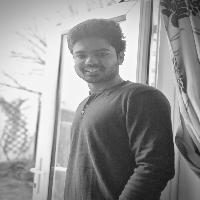
#> input picture test/1.png, 200 x 200 px, given in place of 1.jpg, which was not available
$ jupyter execute 'Build Model.ipynb'
#> lines starting #> are read from the running program, lines starting #| are printed output that depends on the picture; pictures that were not available may be replaced by others from this repository, and a replacement may not be noted
[cell 1]
from PIL import Image

from resizeimage import resizeimage
import cv2

[cell 2]
img1=Image.open("1.jpg")
#> img1 is the input picture: PIL image 200x200 LA; mean R, G, B, A 149.4, 149.4, 149.4, 255

[cell 3]
size = 100 , 100

[cell 4]
abc = img1.resize(size)
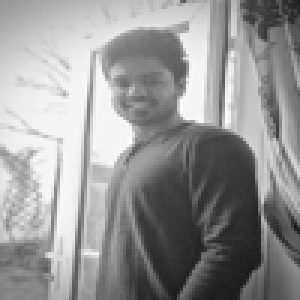
#> abc: PIL image 100x100 LA (shown 3 times larger); mean R, G, B, A 149.4, 149.4, 149.4, 255

[cell 5]
abc.save("hunder.jpg")

[cell 6]
rotate = abc.rotate(140)
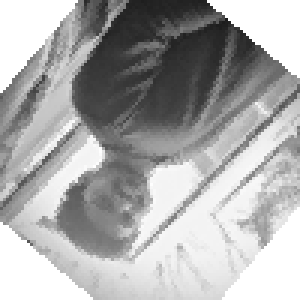
#> rotate: PIL image 100x100 LA (shown 3 times larger); mean R, G, B, A 127.7, 127.7, 127.7, 211.8; transparent parts drawn white

$ run again, with test/2.png copied over test/1.png
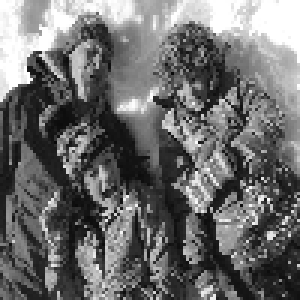
#> input picture test/2.png, 100 x 100 px, given in place of 1.jpg, which was not available (shown 3 times larger)
#> img1 is the input picture: PIL image 100x100 LA; mean R, G, B, A 109.1, 109.1, 109.1, 255
#> `rotate = abc.rotate(140)`:
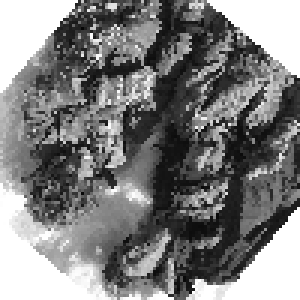
#> rotate: PIL image 100x100 LA (shown 3 times larger); mean R, G, B, A 83.7, 83.7, 83.7, 211.8; transparent parts drawn white

$ run again, with test/1_ro_90.png copied over test/1.png
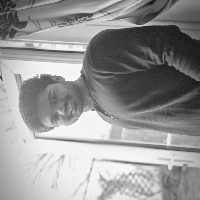
#> input picture test/1_ro_90.png, 200 x 200 px, given in place of 1.jpg, which was not available
#> img1 is the input picture: PIL image 200x200 LA; mean R, G, B, A 149.4, 149.4, 149.4, 255
#> `abc = img1.resize(size)`:
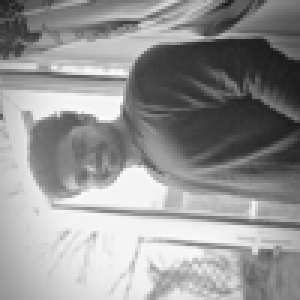
#> abc: PIL image 100x100 LA (shown 3 times larger); mean R, G, B, A 149.4, 149.4, 149.4, 255
#> `rotate = abc.rotate(140)`:
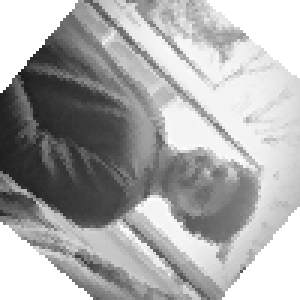
#> rotate: PIL image 100x100 LA (shown 3 times larger); mean R, G, B, A 127.7, 127.7, 127.7, 211.8; transparent parts drawn white

$ run again, with test/2_ro_180.png copied over test/1.png
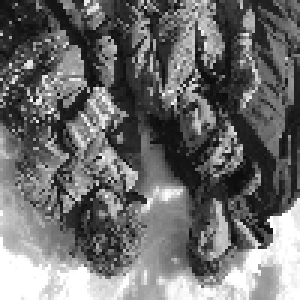
#> input picture test/2_ro_180.png, 100 x 100 px, given in place of 1.jpg, which was not available (shown 3 times larger)
#> img1 is the input picture: PIL image 100x100 LA; mean R, G, B, A 109.1, 109.1, 109.1, 255
#> `rotate = abc.rotate(140)`:
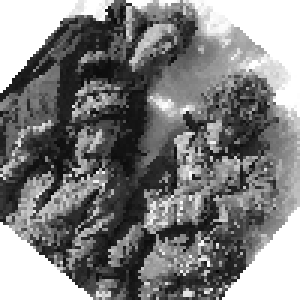
#> rotate: PIL image 100x100 LA (shown 3 times larger); mean R, G, B, A 83.7, 83.7, 83.7, 211.8; transparent parts drawn white
